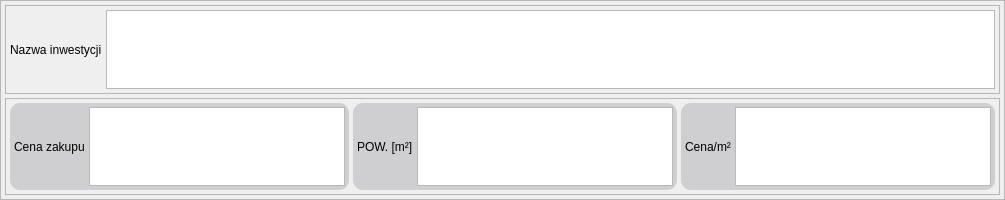
                   <widget class="QFrame" name="frame_main_characteristics">
                    <property name="minimumSize">
                     <size>
                      <width>0</width>
                      <height>120</height>
                     </size>
                    </property>
                    <property name="maximumSize">
                     <size>
                      <width>16777215</width>
                      <height>200</height>
                     </size>
                    </property>
                    <property name="frameShape">
                     <enum>QFrame::StyledPanel</enum>
                    </property>
                    <property name="frameShadow">
                     <enum>QFrame::Raised</enum>
                    </property>
                    <layout class="QVBoxLayout" name="verticalLayout_20">
                     <property name="spacing">
                      <number>4</number>
                     </property>
                     <property name="leftMargin">
                      <number>4</number>
                     </property>
                     <property name="topMargin">
                      <number>4</number>
                     </property>
                     <property name="rightMargin">
                      <number>4</number>
                     </property>
                     <property name="bottomMargin">
                      <number>4</number>
                     </property>
                     <item>
                      <widget class="QFrame" name="frame_label_and_text_investment_name">
                       <property name="minimumSize">
                        <size>
                         <width>0</width>
                         <height>40</height>
                        </size>
                       </property>
                       <property name="frameShape">
                        <enum>QFrame::StyledPanel</enum>
                       </property>
                       <property name="frameShadow">
                        <enum>QFrame::Raised</enum>
                       </property>
                       <layout class="QHBoxLayout" name="horizontalLayout_16">
                        <property name="spacing">
                         <number>4</number>
                        </property>
                        <property name="leftMargin">
                         <number>4</number>
                        </property>
                        <property name="topMargin">
                         <number>4</number>
                        </property>
                        <property name="rightMargin">
                         <number>4</number>
                        </property>
                        <property name="bottomMargin">
                         <number>4</number>
                        </property>
                        <item>
                         <widget class="QLabel" name="label_11">
                          <property name="text">
                           <string>Nazwa inwestycji</string>
                          </property>
                         </widget>
                        </item>
                        <item>
                         <widget class="QTextEdit" name="text_investment_name"/>
                        </item>
                       </layout>
                      </widget>
                     </item>
                     <item>
                      <widget class="QFrame" name="frame_label_and_text_price_tags">
                       <property name="minimumSize">
                        <size>
                         <width>0</width>
                         <height>40</height>
                        </size>
                       </property>
                       <property name="frameShape">
                        <enum>QFrame::StyledPanel</enum>
                       </property>
                       <property name="frameShadow">
                        <enum>QFrame::Raised</enum>
                       </property>
                       <layout class="QHBoxLayout" name="horizontalLayout_6">
                        <property name="spacing">
                         <number>4</number>
                        </property>
                        <property name="leftMargin">
                         <number>4</number>
                        </property>
                        <property name="topMargin">
                         <number>4</number>
                        </property>
                        <property name="rightMargin">
                         <number>4</number>
                        </property>
                        <property name="bottomMargin">
                         <number>4</number>
                        </property>
                        <item>
                         <widget class="QFrame" name="frame_label_and_text_purchase_price">
                          <property name="minimumSize">
                           <size>
                            <width>0</width>
                            <height>40</height>
                           </size>
                          </property>
                          <property name="styleSheet">
                           <string notr="true">#frame_label_and_text_purchase_price{
        border: 0px solid gray;
        border-radius: 10px;
        background: rgb(207, 206, 209);
        }</string>
                          </property>
                          <property name="frameShape">
                           <enum>QFrame::StyledPanel</enum>
                          </property>
                          <property name="frameShadow">
                           <enum>QFrame::Raised</enum>
                          </property>
                          <layout class="QHBoxLayout" name="horizontalLayout_57">
                           <property name="spacing">
                            <number>4</number>
                           </property>
                           <property name="leftMargin">
                            <number>4</number>
                           </property>
                           <property name="topMargin">
                            <number>4</number>
                           </property>
                           <property name="rightMargin">
                            <number>4</number>
                           </property>
                           <property name="bottomMargin">
                            <number>4</number>
                           </property>
                           <item>
                            <widget class="QLabel" name="label_68">
                             <property name="text">
                              <string>Cena zakupu</string>
                             </property>
                            </widget>
                           </item>
                           <item>
                            <widget class="QTextEdit" name="text_purchase_price"/>
                           </item>
                          </layout>
                         </widget>
                        </item>
                        <item>
                         <widget class="QFrame" name="frame_label_and_text_area">
                          <property name="minimumSize">
                           <size>
                            <width>0</width>
                            <height>40</height>
                           </size>
                          </property>
                          <property name="styleSheet">
                           <string notr="true">#frame_label_and_text_area{
        border: 0px solid gray;
        border-radius: 10px;
        background: rgb(207, 206, 209);
        }</string>
                          </property>
                          <property name="frameShape">
                           <enum>QFrame::StyledPanel</enum>
                          </property>
                          <property name="frameShadow">
                           <enum>QFrame::Raised</enum>
                          </property>
                          <layout class="QHBoxLayout" name="horizontalLayout_58">
                           <property name="spacing">
                            <number>4</number>
                           </property>
                           <property name="leftMargin">
                            <number>4</number>
                           </property>
                           <property name="topMargin">
                            <number>4</number>
                           </property>
                           <property name="rightMargin">
                            <number>4</number>
                           </property>
                           <property name="bottomMargin">
                            <number>4</number>
                           </property>
                           <item>
                            <widget class="QLabel" name="label_69">
                             <property name="text">
                              <string>POW. [m²]</string>
                             </property>
                            </widget>
                           </item>
                           <item>
                            <widget class="QTextEdit" name="text_area"/>
                           </item>
                          </layout>
                         </widget>
                        </item>
                        <item>
                         <widget class="QFrame" name="frame_label_and_text_price_per_square_meter">
                          <property name="minimumSize">
                           <size>
                            <width>0</width>
                            <height>40</height>
                           </size>
                          </property>
                          <property name="styleSheet">
                           <string notr="true">#frame_label_and_text_price_per_square_meter{
        border: 0px solid gray;
        border-radius: 10px;
        background: rgb(207, 206, 209);
        }</string>
                          </property>
                          <property name="frameShape">
                           <enum>QFrame::StyledPanel</enum>
                          </property>
                          <property name="frameShadow">
                           <enum>QFrame::Raised</enum>
                          </property>
                          <layout class="QHBoxLayout" name="horizontalLayout_59">
                           <property name="spacing">
                            <number>4</number>
                           </property>
                           <property name="leftMargin">
                            <number>4</number>
                           </property>
                           <property name="topMargin">
                            <number>4</number>
                           </property>
                           <property name="rightMargin">
                            <number>4</number>
                           </property>
                           <property name="bottomMargin">
                            <number>4</number>
                           </property>
                           <item>
                            <widget class="QLabel" name="label_70">
                             <property name="text">
                              <string>Cena/m²</string>
                             </property>
                            </widget>
                           </item>
                           <item>
                            <widget class="QTextEdit" name="text_price_per_square_meter"/>
                           </item>
                          </layout>
                         </widget>
                        </item>
                       </layout>
                      </widget>
                     </item>
                    </layout>
                   </widget>
